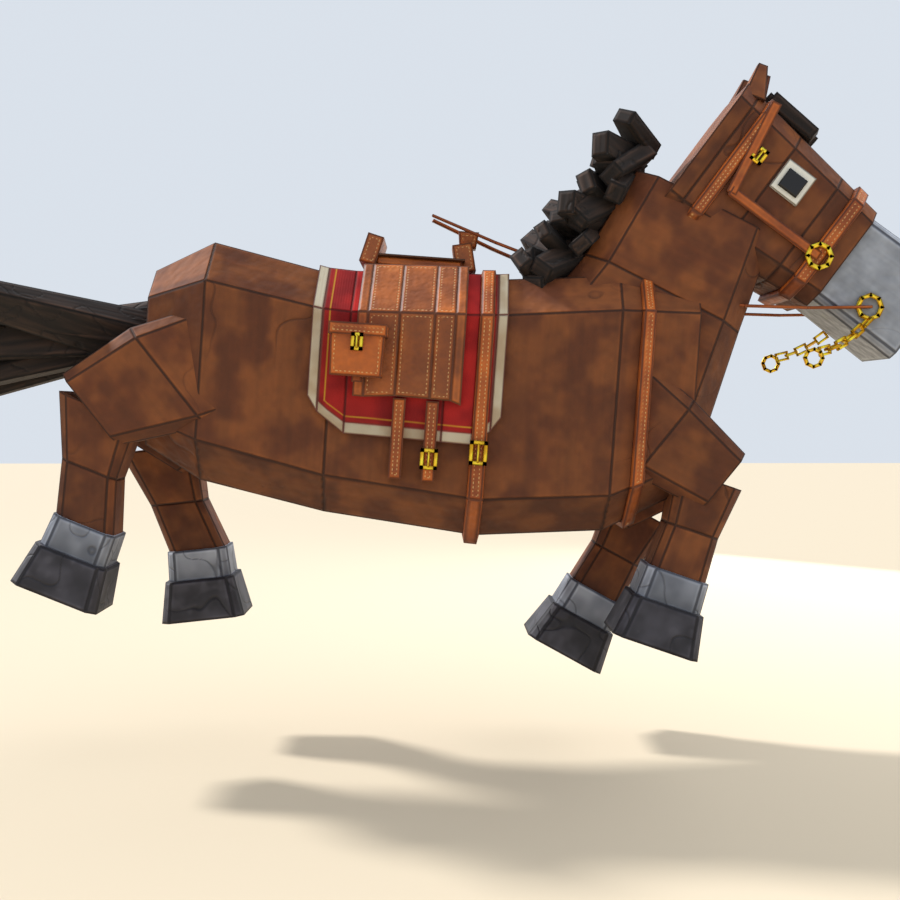
#> input picture assets/horse/previews/gallop_side.png, 900 x 900 px, given in place of stand_three_q.png, which was not available
$ python make_horse_sheet.py
#> lines starting #> are read from the running program, lines starting #| are printed output that depends on the picture
#!/usr/bin/env python3
"""Tile the preview renders into one turnaround sheet (assets/horse/previews/sheet.png)."""
import os

from PIL import Image

ROOT = os.path.dirname(os.path.dirname(os.path.abspath(__file__)))
D = os.path.join(ROOT, "assets", "horse", "previews")
NAMES = ["stand_three_q", "stand_side", "stand_front", "stand_back",
         "gallop_three_q", "gallop_side", "stand_head", "stand_saddle"]
T = 600
sheet = Image.new("RGB", (T * 4, T * 2))
#> sheet: PIL image 2400x1200 RGB; every value is 0
for i, n in enumerate(NAMES):
    im = Image.open(os.path.join(D, n + ".png")).convert("RGB").resize((T, T), Image.LANCZOS)
    sheet.paste(im, ((i % 4) * T, (i // 4) * T))
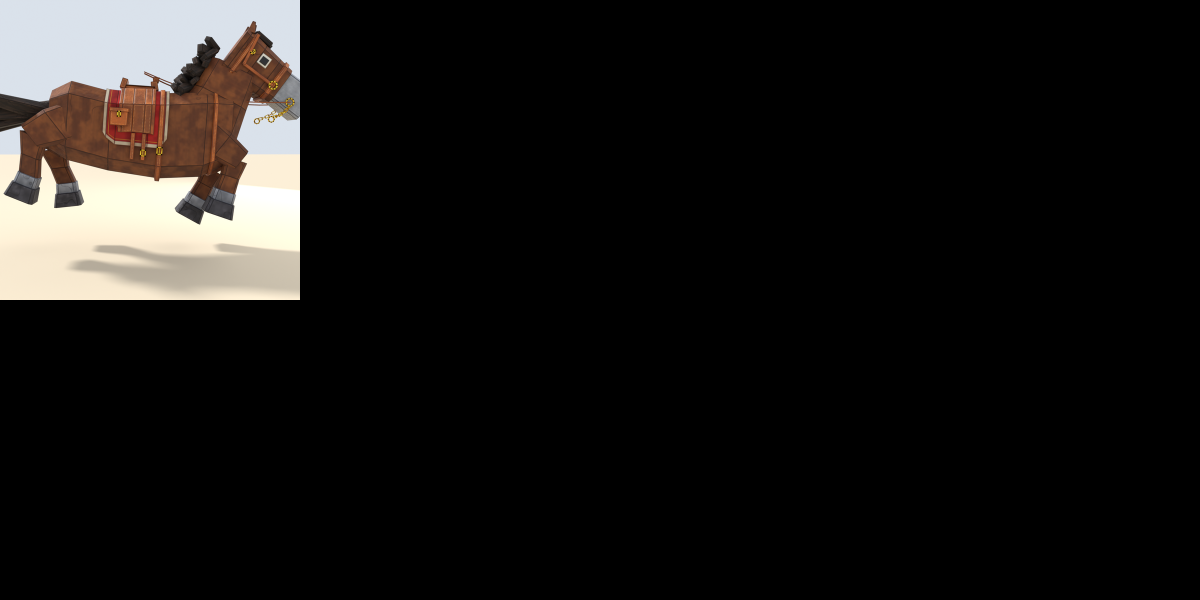
#> sheet: PIL image 2400x1200 RGB (shown at 1/2 size); mean R, G, B 23.5, 21.9, 20.5
#> pass 2 of the loop `for i, n in enumerate(NAMES):`:
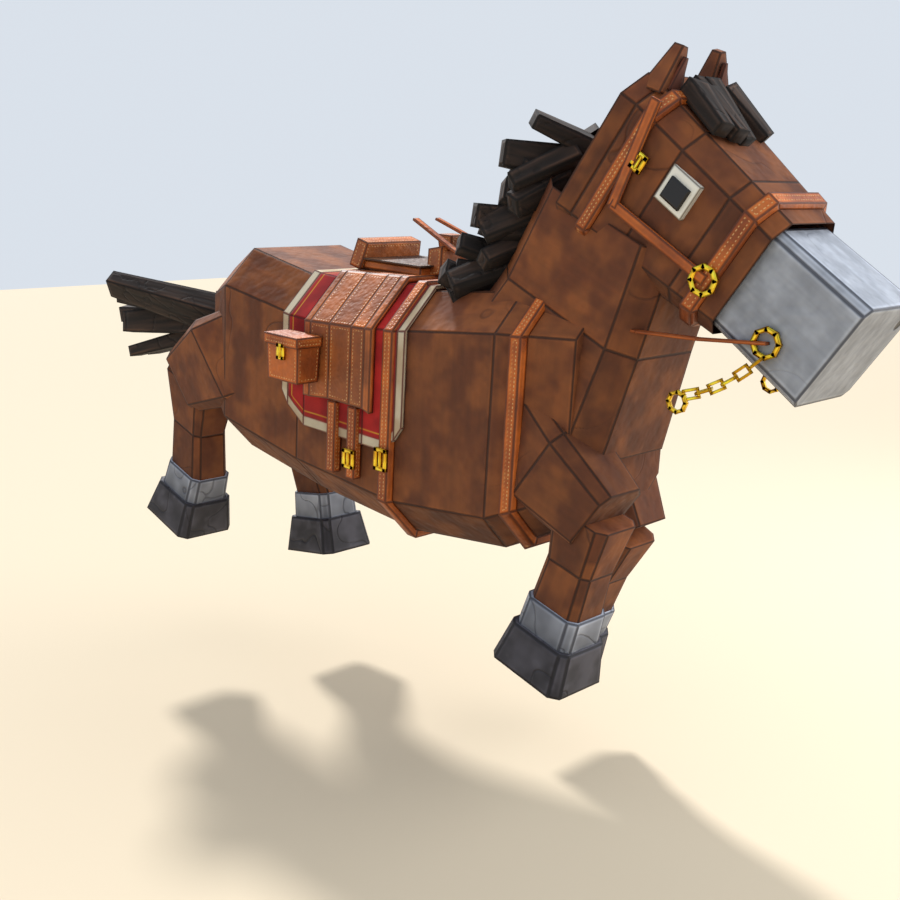
#> input picture assets/horse/previews/gallop_three_q.png, 900 x 900 px, given in place of stand_side.png, which was not available
#> `sheet.paste(im, ((i % 4) * T, (i // 4) * T))`:
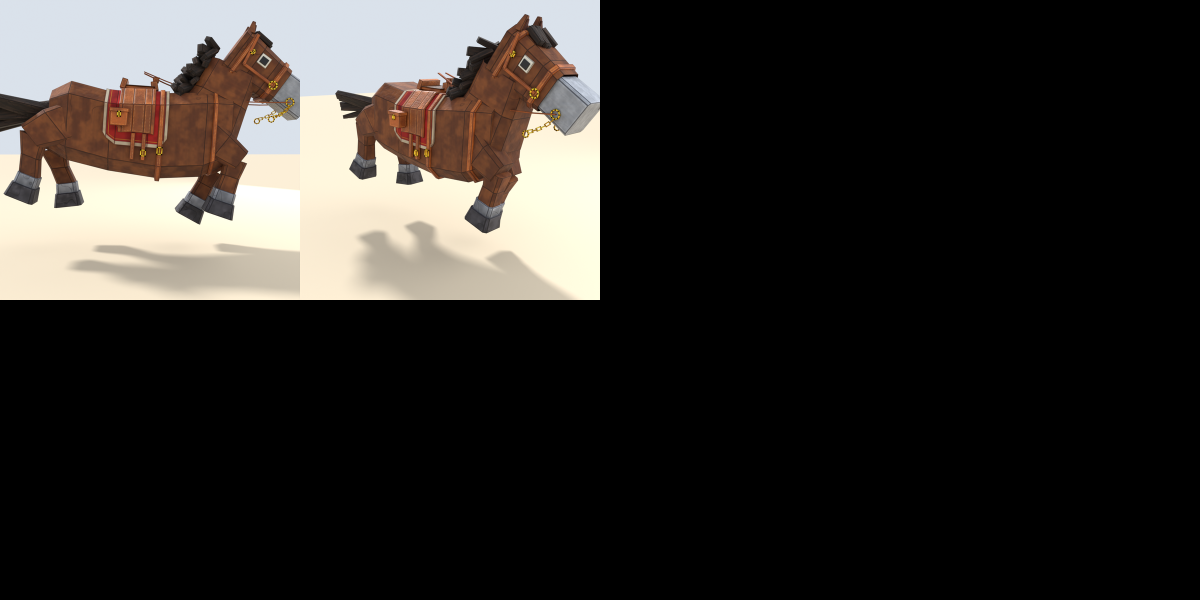
#> sheet: PIL image 2400x1200 RGB (shown at 1/2 size); mean R, G, B 48.1, 45.2, 41.9
#> pass 3 of the loop `for i, n in enumerate(NAMES):`:
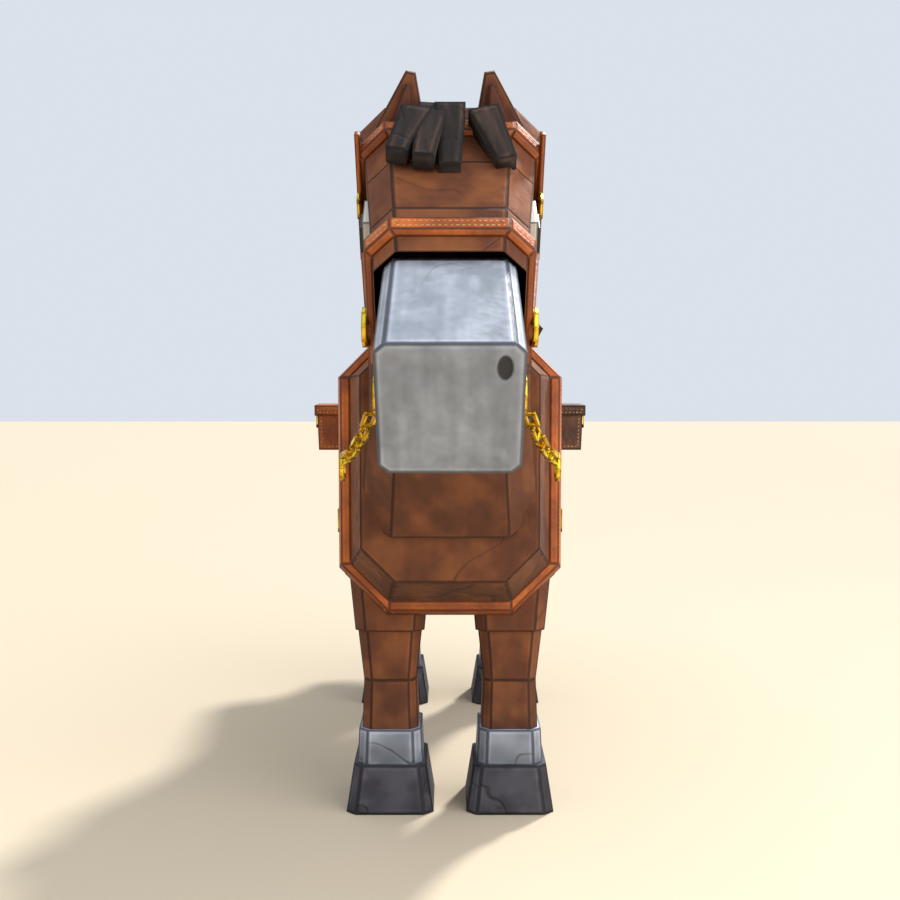
#> input picture assets/horse/previews/stand_front.png, 900 x 900 px
#> `sheet.paste(im, ((i % 4) * T, (i // 4) * T))`:
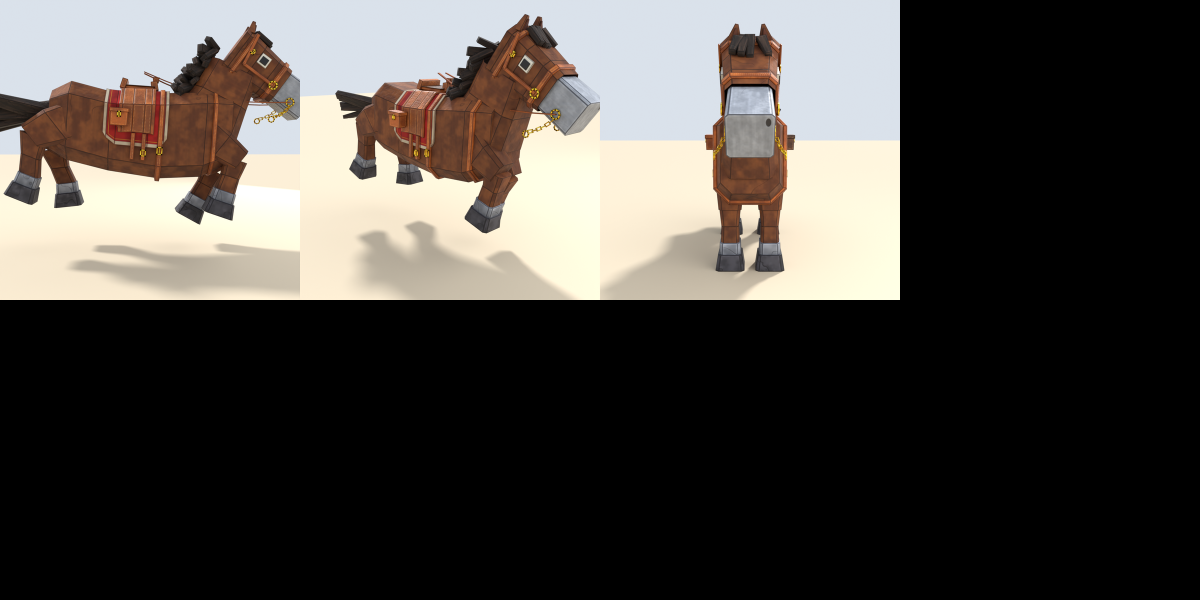
#> sheet: PIL image 2400x1200 RGB (shown at 1/2 size); mean R, G, B 74.7, 71.1, 66.7
#> (the run stopped early here; a loop or call above may not have finished)
